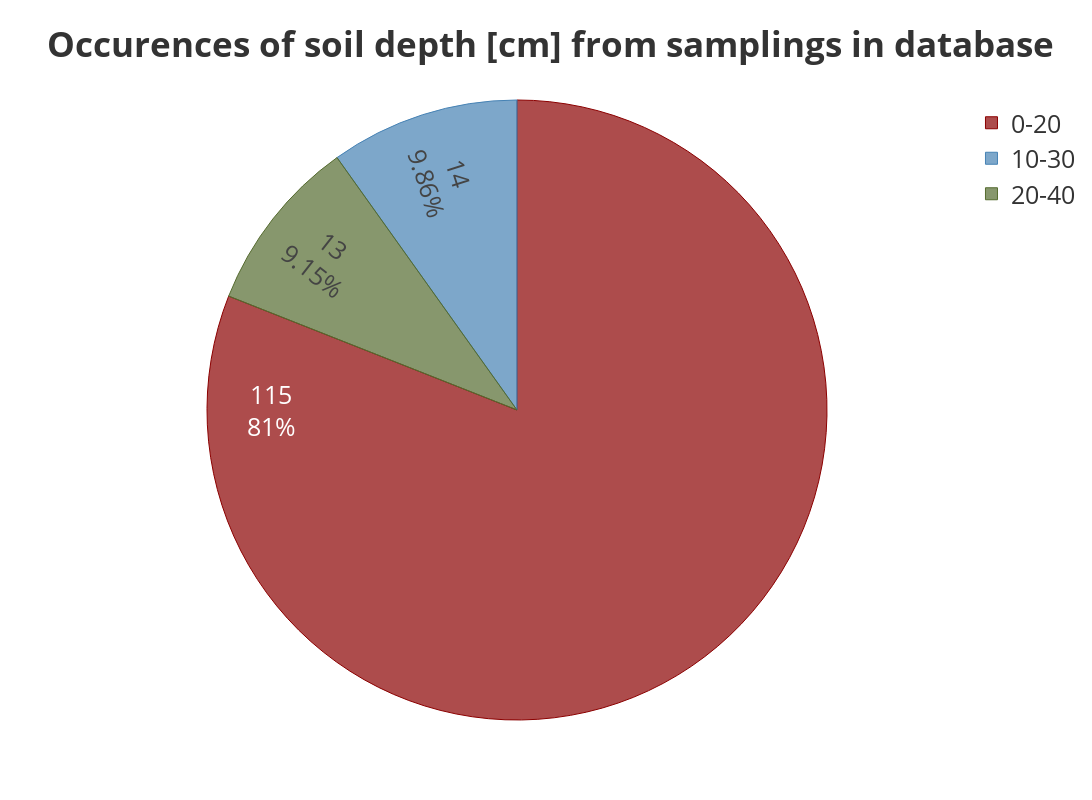

Write notebook code for a chart like this one.
### Code cell
counts = df['soilDepthClass'].value_counts()
labels = counts.index.tolist()
values = counts.values.tolist()

fig = pieChart(labels=labels,values=values,title='Occurences of soil depth [cm] from samplings in database',colorDict=soilDepthColorDict)
fig.write_image(os.path.join(BASE_DIR_PIE,f'pie_soil_DepthClass.png'))
fig.show()

### Figure 1 — Plotly figure (JSON) as saved in the notebook; plotly's stock layout.template omitted (floating-point values rounded to 4 significant figures)
{"data": [{"hole": 0, "insidetextorientation": "radial", "labels": ["0-20", "10-30", "20-40"], "marker": {"colors": ["rgba(139, 0, 0, 0.7)", "rgba(70, 130, 180, 0.7)", "rgba(85, 107, 47, 0.7)"], "line": {"color": ["rgb(139, 0, 0)", "rgb(70, 130, 180)", "rgb(85, 107, 47)"], "width": 1}}, "outsidetextfont": {"size": 12}, "text": ["115", "14", "13"], "textinfo": "text+percent", "textposition": ["inside", "inside", "inside"], "type": "pie", "values": [115, 14, 13]}], "layout": {"font": {"size": 25}, "height": 800, "title": {"text": "<b> Occurences of soil depth [cm] from samplings in database</b>", "x": 0.5, "xanchor": "center", "y": 0.96, "yanchor": "top"}, "width": 1200}}
